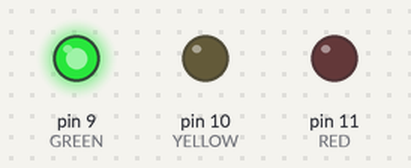
The sketch below on a simulated Arduino Uno, built with avr-gcc and run on an emulated ATmega328P. On the bench: output pins drawn as LEDs (lit = HIGH).

Above: at 2.0 s.
At 4.5 s:
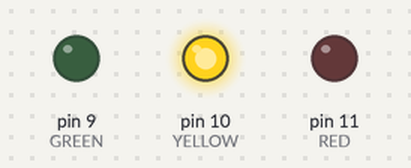
At 7.0 s:
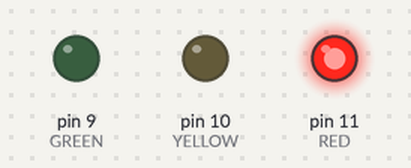
Timing chart, 0 to 11.7 s (numbered marks = the images above):
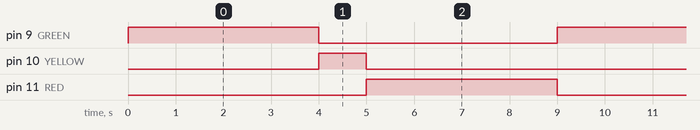

Measured:
- by itself, pin 9 (GREEN), pin 11 (RED): alternates HIGH for 4.0 s and LOW for 5.0 s
- by itself, pin 10 (YELLOW): alternates HIGH for 1.0 s and LOW for 8.0 s
- by itself, everything shown: repeats every 9.0 s, in 3 steps

The sketch:

p008-traffic-light.ino
```cpp
// Project 8: Traffic Light
// Green, then yellow, then red, over and over.
// Parts: red, yellow, green LEDs, 3 resistors (220 ohm),
// breadboard, 7 wires.

const int RED = 11;
const int YELLOW = 10;
const int GREEN = 9;

// Set all three lights in one line. true = on, false = off.
void setLights(bool red, bool yellow, bool green) {
  digitalWrite(RED, red);
  digitalWrite(YELLOW, yellow);
  digitalWrite(GREEN, green);
}

void setup() {
  pinMode(RED, OUTPUT);
  pinMode(YELLOW, OUTPUT);
  pinMode(GREEN, OUTPUT);
}

void loop() {
  setLights(false, false, true);    // GO
  delay(4000);

  setLights(false, true, false);    // CAUTION
  delay(1000);

  setLights(true, false, false);    // STOP
  delay(4000);
}
```
